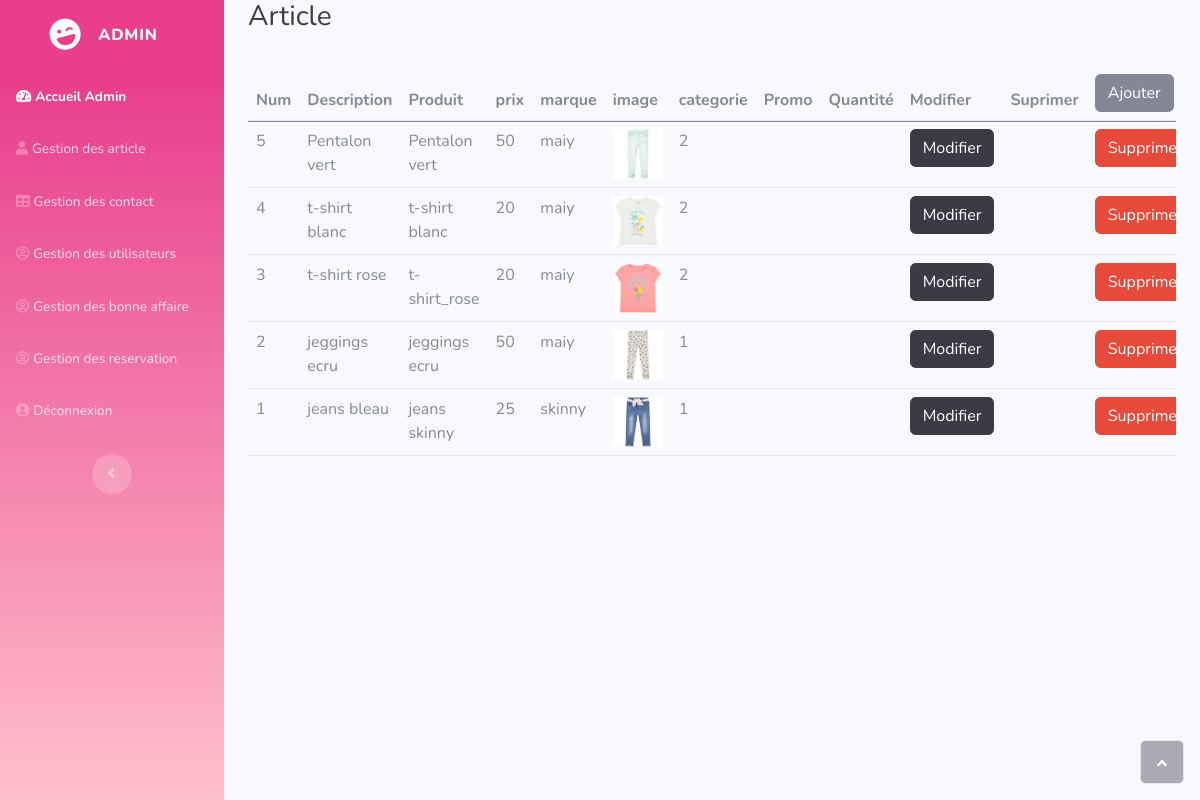
Screenshot of /admin/admin_produit/page_admin_produit.php (signed in) with the database file from the repository.
### tables this page shows
CREATE TABLE IF NOT EXISTS `produit` (
  `idproduit` int(11) NOT NULL AUTO_INCREMENT,
  `description` text NOT NULL,
  `produit` varchar(25) NOT NULL,
  `prix` int(11) NOT NULL,
  `marque` varchar(10) NOT NULL,
  `image` varchar(25) NOT NULL,
  `idcat` int(11) NOT NULL,
  PRIMARY KEY (`idproduit`)
);

### admin/admin_produit/page_admin_produit.php (the view, shortened to what this page needs)
<?php include "../../bdd.php";
if ($_SESSION['id_role'] == 1 && $_SESSION['idmembre']) {
    $sql = "SELECT * FROM produit ORDER BY idproduit DESC ";
    $result = mysqli_query($bdd, $sql);
    ?>
    <!DOCTYPE html>
    <html>
    <head>
        <link rel="stylesheet" href="../../assets/bootstrap/css/bootstrap.min.css">
        <link rel="stylesheet" href="../../assets/fonts/fontawesome-all.min.css">
        <link rel="stylesheet" href="../../assets/fonts/font-awesome.min.css">
        <link rel="stylesheet" href="../../assets/fonts/fontawesome5-overrides.min.css">
        <link rel="stylesheet" href="../../assets/css/Article-List.css">
        <link rel="stylesheet" href="../../assets/css/untitled-1.css">
        <link rel="stylesheet" href="../../assets/css/untitled-2.css">
        <link rel="stylesheet" href="../../assets/css/untitled-4.css">
        <link rel="stylesheet" href="../../assets/css/untitled-5.css">
        <link rel="stylesheet" href="../../assets/css/untitled-6.css">
        <link rel="stylesheet" href="../../assets/css/untitled.css">
    </head>
    <body id="page-top">
    <div id="wrapper">
        <nav class="navbar navbar-dark align-items-start sidebar sidebar-dark accordion bg-gradient-primary p-0">
            <div class="container-fluid d-flex flex-column p-0"><a
                        class="navbar-brand d-flex justify-content-center align-items-center sidebar-brand m-0"
                        href="#">
                    <div class="sidebar-brand-icon rotate-n-15"><i class="fas fa-laugh-wink"></i></div>
                    <div class="sidebar-brand-text mx-3"><span>Admin</span></div>
                </a>
                <ul class="navbar-nav text-light" id="accordionSidebar">
                    <li class="nav-item"><a class="nav-link active" href="../accueil_admin.php"><i
                                    class="fas fa-tachometer-alt"></i><span>Accueil Admin</span></a></li>
                    <li class="nav-item"><a class="nav-link" href="page_admin_produit.php"><i
                                    class="fas fa-user"></i><span>Gestion des article</span></a></li>
                    <li class="nav-item"><a class="nav-link" href="../admin_contacte/page_admin_contacte.php"><i
                                    class="fas fa-table"></i><span>Gestion des contact</span></a></li>
                    <li class="nav-item"><a class="nav-link" href="../admin_util/page.admin.membre.php"><i
                                    class="far fa-user-circle"></i><span>Gestion des utilisateurs</span></a></li>
                    <li class="nav-item"><a class="nav-link" href="../admine_bonne_affaire/admine_bonne_affaire.php"><i
                                    class="far fa-user-circle"></i><span>Gestion des bonne affaire</span></a></li>
                    <li class="nav-item"><a class="nav-link" href="../gestion_reservation/page_admin.php"><i
                                    class="far fa-user-circle"></i><span>Gestion des reservation</span></a></li>
                    <li class="nav-item"><a class="nav-link" href="../../deconnexion.php"><i
                                    class="fas fa-user-circle"></i><span>Déconnexion</span></a></li>
                </ul>
                <div class="text-center d-none d-md-inline">
                    <button class="btn rounded-circle border-0" id="sidebarToggle"
                            type="button"></button>
                </div>
            </div>
        </nav>
        <div class="d-flex flex-column" id="content-wrapper">
            <div id="content">
                <div class="container-fluid">
                    <div class="d-sm-flex justify-content-between align-items-center mb-4">
                        <h3 class="text-dark mb-0">Article</h3>
                    </div>
                    <div class="row">
                        <div class="col">
                            <div class="table-responsive table mt-2" id="dataTable-1" role="grid"
                                 aria-describedby="dataTable_info">
                                <table class="table my-0" id="dataTable">
                                    <thead>
                                    <tr>
                                        <th>Num</th>
                                        <th>Description</th>
                                        <th>Produit</th>
                                        <th>prix</th>
                                        <th>marque</th>
                                        <th>image</th>
                                        <th>categorie</th>
                                        <th>Promo</th>
                                        <th>Quantité</th>
                                        <th>Modifier</th>
                                        <th>Suprimer</th>
                                        <th><a href="page_ajout_article.php">
                                                <button class="btn btn-secondary"
                                                        type="button" name="button">Ajouter
                                                </button>
                                            </a></th>
                                    </tr>
                                    </thead>
                                    <tbody>
                                    <tr>
                                        <?php
                                        while ($row = mysqli_fetch_array($result)) {
                                        ?>
                                    <tr class="">
                                        <td><?php echo $row["idproduit"] ?> </td>
                                        <td><?php echo $row["description"] ?> </td>
                                        <td><?php echo $row["produit"] ?></td>
                                        <td><?php echo $row["prix"] ?> </td>
                                        <td><?php echo $row["marque"] ?> </td>
                                        <td><img src="../../image_webshop/<?php echo $row["image"] ?>" alt=""
                                                 srcset="" width="" height="50em"></td>
                                        <td><?php echo $row["idcat"] ?> </td>
                                        <td><?php echo $row["id_promos"] ?> </td>
                                        <td><?php echo $row["qte"] ?> </td>
                                        <td><a href="modif_article.php?id=<?php echo $row["idproduit"] ?>">
                                                <button class="btn btn-dark" type="button"
                                                        name="button">Modifier
                                                </button>
                                            </a></td>
                                        <td></td>
                                        <td><a href="supprimer_article.php?id=<?php echo $row["idproduit"] ?>">
                                                <button
                                                        class="btn btn-danger" type="button"
                                                        name="button">Supprimer
                                                </button>
                                            </a></td>
                                    </tr>
                                    <?php
                                    }
                                    ?>
                                    </tbody>
                                </table>
                            </div>
                        </div>
                    </div>
                </div>
            </div>
        </div>
        <a class="border rounded d-inline scroll-to-top" href="#page-top"><i class="fas fa-angle-up"></i></a>
    </div>
    </body>
    </html>
<?php } else {
    header('Location: ../../403.html');
    exit();
}
?>

### assets/css/Article-List.css (style rules this page uses)
.bg-gradient-primary { background-color: var(--bs-pink); background-image: linear-gradient(180deg, var(--bs-pink)10%, #ffc0cb100); background-size: cover; color: white; }

### assets/css/untitled-6.css (style rules this page uses)
img, svg { vertical-align: middle; }

### assets/css/untitled.css (style rules this page uses)
.bg-gradient-primary { background-color: var(--bs-pink); background-image: linear-gradient(180deg, var(--bs-pink)10%, #ffc0cb 100%); background-size: cover; color: white; }

### rows the page displays
produit: idproduit "5", description "Pentalon vert", produit "Pentalon vert", prix "50", marque "maiy", image (picture), idcat "2"
produit: idproduit "4", description "t-shirt blanc", produit "t-shirt blanc", prix "20", marque "maiy", image (picture), idcat "2"
produit: idproduit "3", description "t-shirt rose", produit "t-shirt_rose", prix "20", marque "maiy", image (picture), idcat "2"
produit: idproduit "2", description "jeggings ecru", produit "jeggings ecru", prix "50", marque "maiy", image (picture), idcat "1"
produit: idproduit "1", description "jeans bleau", produit "jeans skinny", prix "25", marque "skinny", image (picture), idcat "1"
